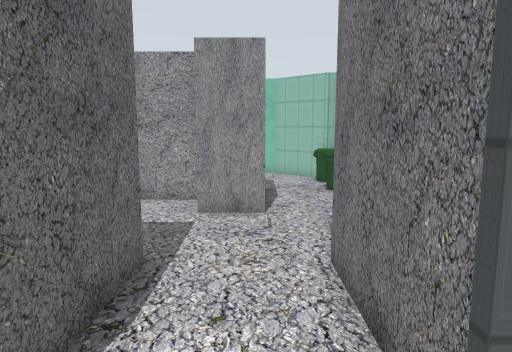
view 1 (above)

18 first-person views from a walk through a world built for the Gazebo simulator. The camera is 1.3 m above the floor, tilts 8° down and sees 70° across. Floor lines are 1 m apart. The floor is counted in squares, 0.5 m on a side. Each view is taken from the middle of a square. On the plan, view 1 faces up. The plan holds only what a view shows up to about 20 squares ahead; the rest is blank. The place goes on beyond the plan. Some stock models are drawn as simple stand-ins. Some surface patterns are stand-ins.

view 2
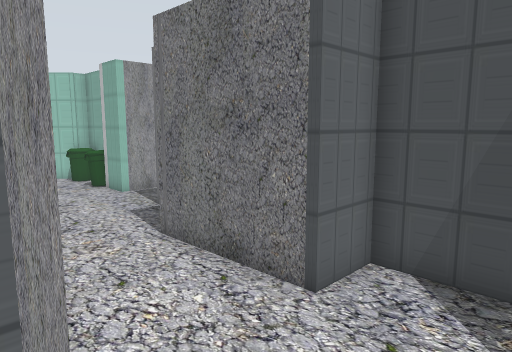

view 3
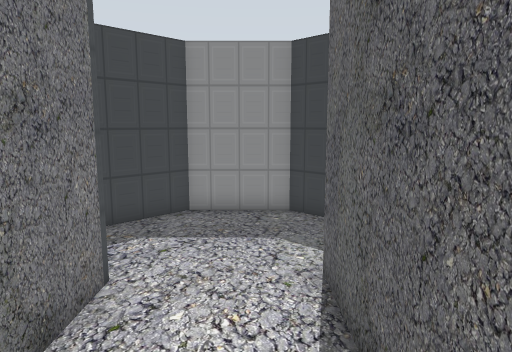

view 4
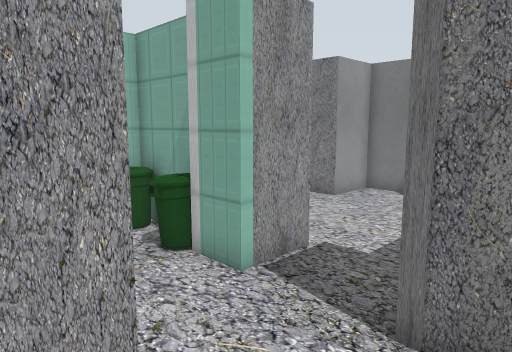

view 5
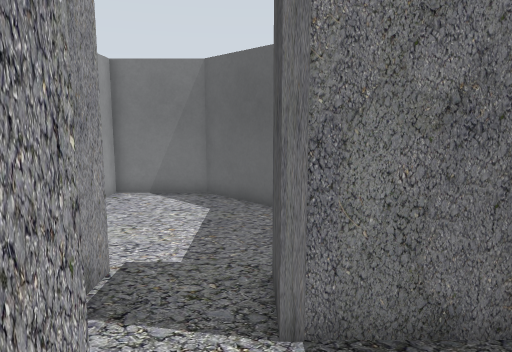

view 6
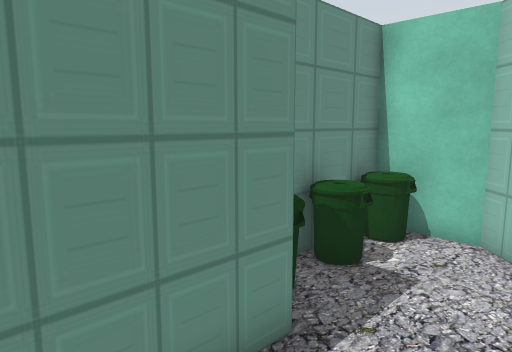

view 7
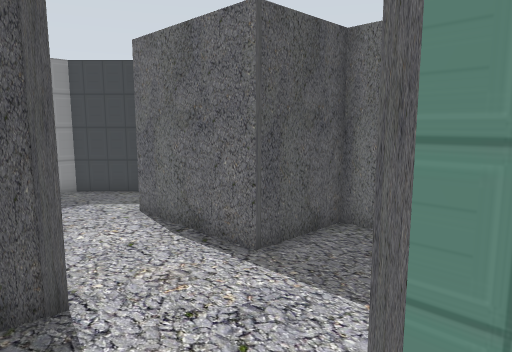

view 8
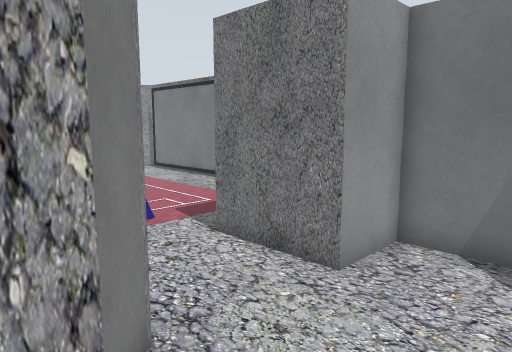

view 9
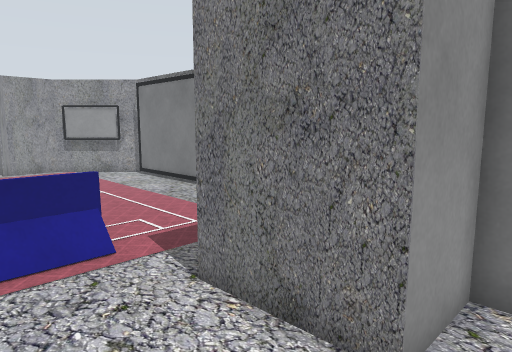

view 10
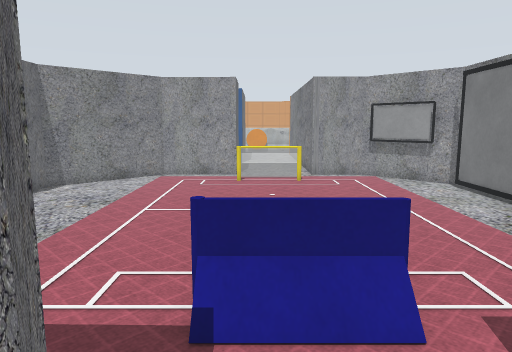

view 11
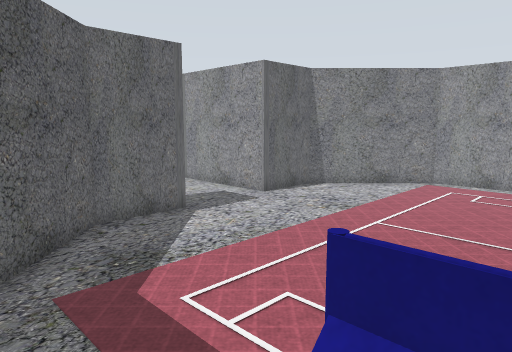

view 12
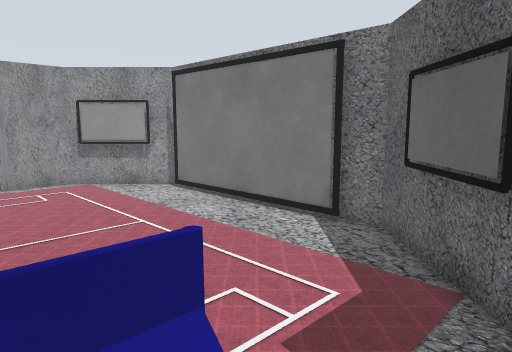

view 13
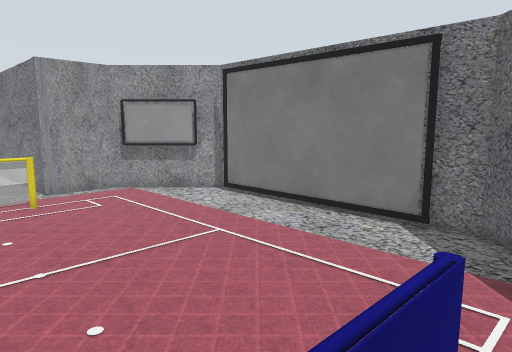

view 14
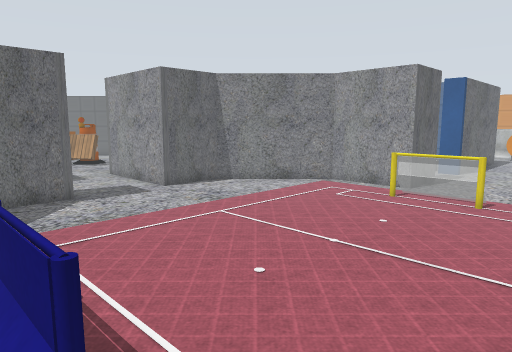

view 15
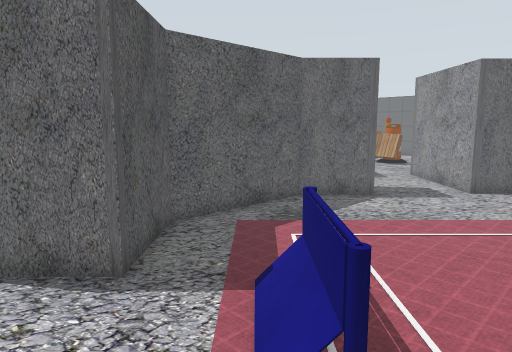

view 16
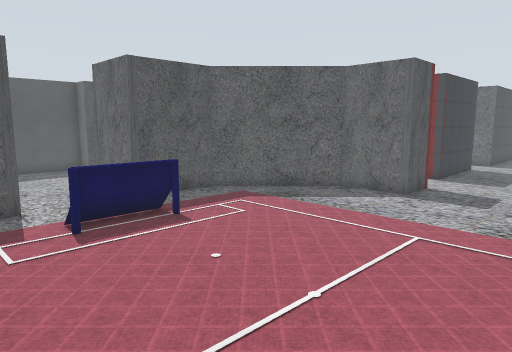

view 17
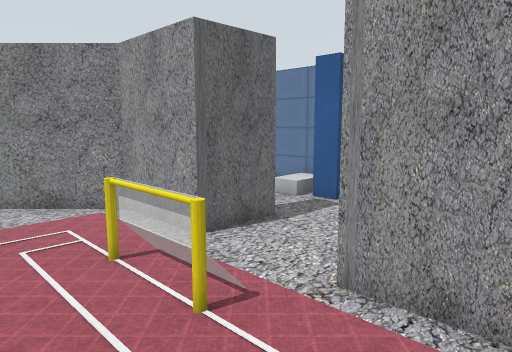

view 18
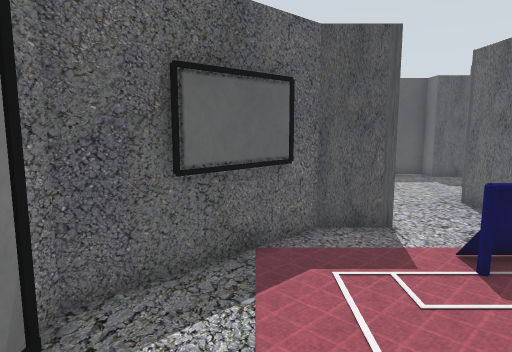

### Floor plan
Points are (right, up) in squares from view 1. A wall is a line through its corners. A room is listed if a view was taken in it or the views show most of it. See-through windows are left out.
Room 1 (views 1, 2)
walls: (-2.2, 1.8) (-2.6, 1.8); (-3.9, -1.2) (-2, -3) (1, -3) (2.9, -1.1); (3.1, -0.1) (3.1, 2.2) (1.5, 2.2)
ways out: opening at (-0.5, 2) to room 2
Room 2 (views 3, 4, 5)
walls: (0.3, 10.6) (-1.8, 10.6); (3.1, 6.9) (3.1, 9.7); (-5.4, 7.9) (-5.4, 6.9) (-2.2, 6.8) (-2.2, 1.8); (1.5, 2.2) (1.4, 6.7) (2.3, 6.7)
ways out: opening at (-0.5, 2) to room 1; opening at (1.5, 10.5) to room 3; opening at (-3.5, 9.5)
Room 3 (views 6, 7, 8, 9)
walls: (5.2, 12.6) (3.1, 12.6); (7, 15.7) (6, 14.8); (10.4, 9.4) (12.9, 11.9) (12.9, 15.4) (10.5, 15.4); (3.1, 9.7) (5.1, 9.7) (5.1, 8.7) (8.5, 8.7); (0.3, 12.5) (0.3, 10.6)
ways out: opening at (1.5, 10.5) to room 2; opening at (8.5, 16) to room 4; opening at (1.5, 12)
Room 4 (views 10, 11, 12, 13, 14, 15, 16, 17, 18)
walls: (7, 35.9) (3.2, 35.9); (-2.6, 25.5) (-0.6, 25.5) (-0.6, 22.7) (3.4, 18.7) (7, 18.7) (7, 15.7); (7, 38.9) (7, 36.1) (3.2, 36.1) (-0.8, 32.1) (-0.8, 29.2) (-6.4, 29.2); (10.5, 15.4) (10.5, 18.9) (12.4, 18.9) (16.7, 23.2) (16.7, 32.8) (13.5, 36) (10.9, 36) (10.9, 40.5); (-6.6, 24.9) (-5.6, 24.9) (-5.6, 24.3)
ways out: opening at (8.5, 16) to room 3; opening at (-6, 27); opening at (6.5, 40)
objects: cup (7, 22) to (10, 22); cup (7, 34) to (10, 34); picture (14, 21) to (15, 22); picture (14, 34) to (15, 35); picture (16, 25) to (16, 32)

Positions as (right, up) in squares from view 1, and headings:
1: (0, 0), facing up
2: (-3, -1), facing up-right
3: (-1, 8), facing down
4: (-1, 8), facing up-right
5: (-1, 10), facing right
6: (3, 11), facing up-left
7: (3, 12), facing down-left
8: (5, 12), facing up-right
9: (7, 14), facing up-right
10: (8, 17), facing up
11: (9, 19), facing up-left
12: (8, 19), facing up-right
13: (7, 21), facing up-right
14: (13, 21), facing up-left
15: (13, 21), facing left
16: (13, 31), facing down-left
17: (14, 31), facing up-left
18: (14, 28), facing down
